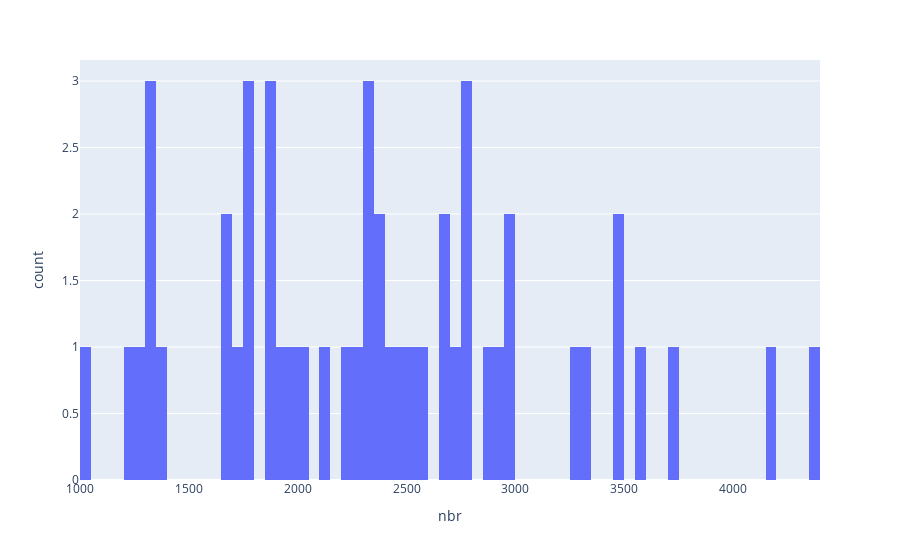

The cell this chart's notebook holds for it:
### Code cell
fig = px.histogram(Données_promethées, x="nbr", nbins=100)
fig.show()

### Figure 1 — Plotly figure (JSON) as saved in the notebook; plotly's stock layout.template omitted (floating-point values rounded to 4 significant figures)
{"data": [{"alignmentgroup": "True", "bingroup": "x", "hovertemplate": "nbr=%{x}<br>count=%{y}<extra></extra>", "legendgroup": "", "marker": {"color": "#636efa", "pattern": {"shape": ""}}, "name": "", "nbinsx": 100, "offsetgroup": "", "orientation": "v", "showlegend": false, "type": "histogram", "x": [2375, 1909, 2460, 2897, 1699, 4366, 4176, 3563, 3457, 2911, 2774, 2684, 3732, 2657, 2116, 2240, 3321, 3297, 2372, 2708, 2962, 2518, 2346, 1789, 2784, 2586, 2995, 2430, 2788, 1677, 3490, 2028, 1871, 2253, 2321, 1328, 1965, 1355, 1774, 1857, 1205, 1291, 1772, 1878, 2321, 1037, 1726, 1305, 1316], "xaxis": "x", "yaxis": "y"}], "layout": {"barmode": "relative", "legend": {"tracegroupgap": 0}, "margin": {"t": 60}, "xaxis": {"anchor": "y", "domain": [0, 1], "title": {"text": "nbr"}}, "yaxis": {"anchor": "x", "domain": [0, 1], "title": {"text": "count"}}}}
